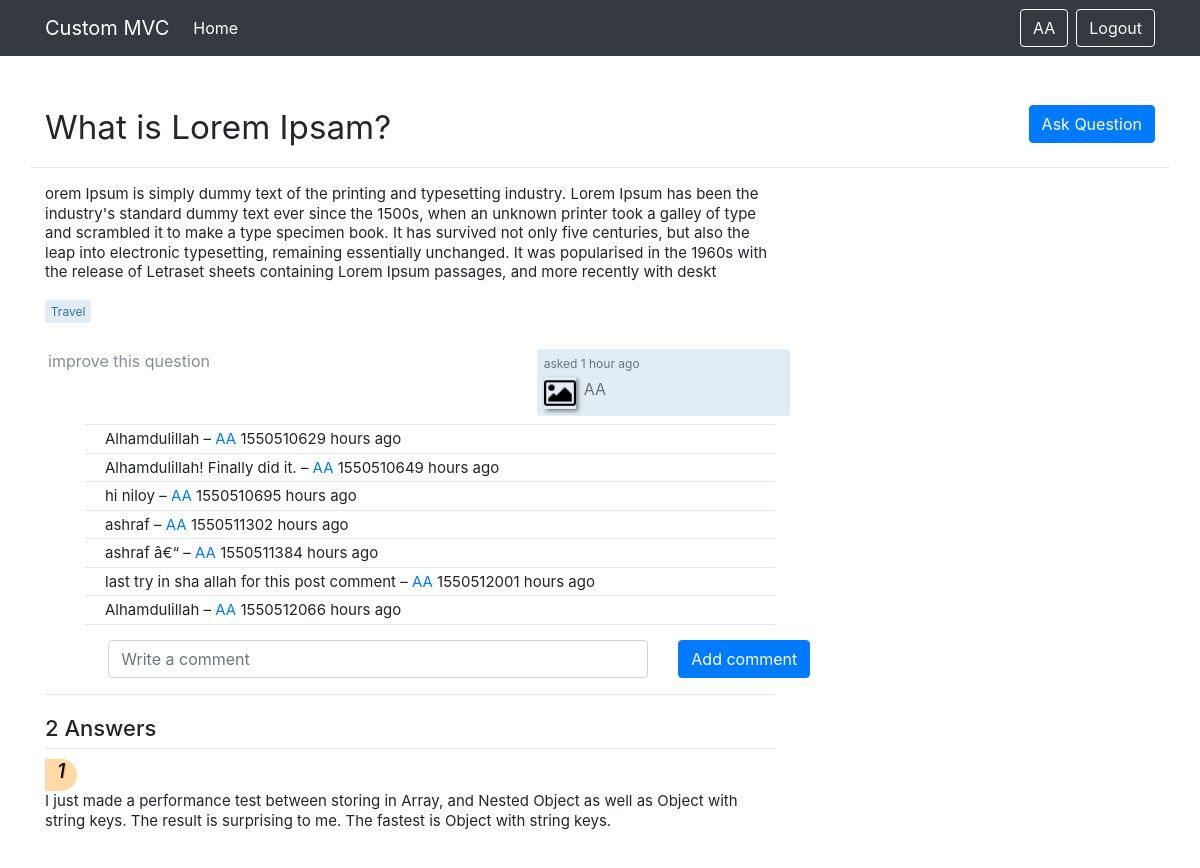
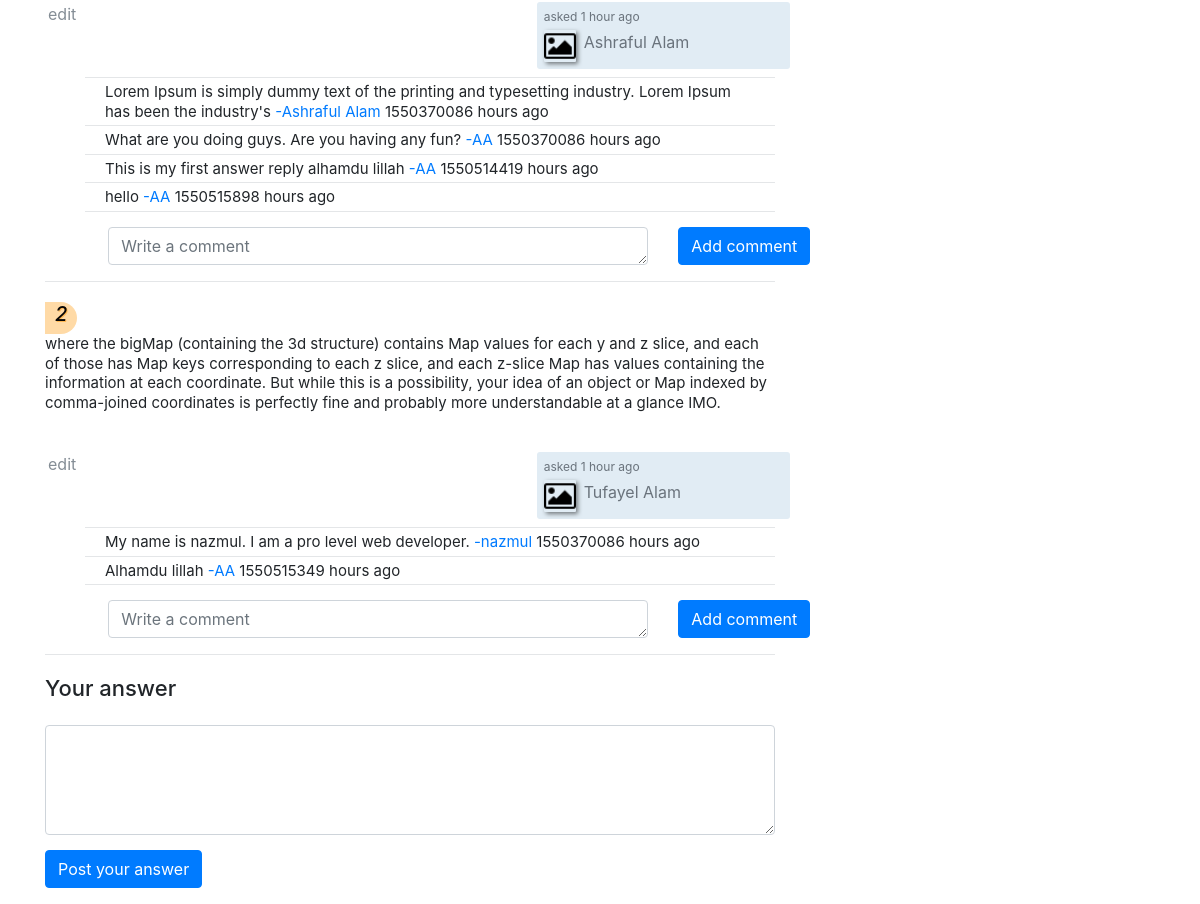
/PostController/postDetails?id=4 (signed in), run on the app's committed database (2 pictures, top to bottom).
### tables this page shows
CREATE TABLE `posts` (
  `id` int(15) NOT NULL,
  `user_id` int(15) NOT NULL,
  `cat_id` int(15) NOT NULL,
  `title` varchar(30) NOT NULL,
  `description` text NOT NULL
);

CREATE TABLE `categories` (
  `id` int(15) NOT NULL,
  `cat_title` varchar(30) NOT NULL
);

CREATE TABLE `users` (
  `id` int(15) NOT NULL,
  `name` varchar(30) NOT NULL,
  `email` varchar(30) NOT NULL,
  `password` varchar(256) NOT NULL,
  `hash` varchar(100) NOT NULL,
  `active` tinyint(1) NOT NULL
);

CREATE TABLE `post_comments` (
  `id` int(15) NOT NULL,
  `user_id` int(15) NOT NULL,
  `post_id` int(15) NOT NULL,
  `description` varchar(255) NOT NULL,
  `time` int(15) NOT NULL
);

CREATE TABLE `answers` (
  `id` int(15) NOT NULL,
  `user_id` int(15) NOT NULL,
  `post_id` int(15) NOT NULL,
  `description` text NOT NULL
);

CREATE TABLE `answer_comments` (
  `id` int(15) NOT NULL,
  `user_id` int(15) NOT NULL,
  `answer_id` int(15) NOT NULL,
  `description` varchar(255) NOT NULL,
  `time` int(15) NOT NULL
);

### config/load.php (called while the page is built, shortened)
<?php
class load {
	public function view ($name, $data = false) {
		include_once "templates/" . $name . ".php";
	}
	public function model ($name) {
		return new $name();
	}
}

### apps/mainmodel.php (called while the page is built, shortened)
<?php
  class mainmodel extends PDO{
		public function selectUserData($sql){
			$stat=$this->prepare($sql);
			$stat->execute();
			return $stat->fetchAll(PDO::FETCH_ASSOC);
		}
  }

### apps/PostModel.php (called while the page is built, shortened)
<?php
  include_once "config/database.php";
  class PostModel extends database {
    public function getPostData($post_table, $user_table, $category_table, $cond) {
      $sql = "SELECT $post_table.id, $user_table.name AS user_name, $category_table.cat_title AS category,  $post_table.title, $post_table.description
        FROM $post_table
        INNER JOIN $user_table on $post_table.user_id = $user_table.id
        INNER JOIN $category_table on $post_table.cat_id = $category_table.id
        WHERE $cond
        ORDER BY $post_table.id DESC";
      return $this->db->selectUserData($sql);
    }
    public function getPostCommentData($comment_table, $user_table, $cond) {
      $sql = "SELECT $user_table.name AS user_name, $comment_table.description, $comment_table.time
        FROM $comment_table
        INNER JOIN $user_table ON $comment_table.user_id = $user_table.id
        WHERE $cond";
    return $this->db->selectUserData($sql);
    }
    public function getAnswerCommentData($comment_table, $user_table, $answer_table, $cond) {
      $sql = "SELECT $user_table.name AS user_name, $answer_table.id AS answer_id, $comment_table.description, $comment_table.time
        FROM $comment_table
        INNER JOIN $user_table ON $comment_table.user_id = $user_table.id
        INNER JOIN $answer_table ON $comment_table.answer_id = $answer_table.id
        WHERE $cond";
    return $this->db->selectUserData($sql);
    }
    public function getAnswerData($answer_table, $user_table, $answerCond) {
      $sql = "SELECT $answer_table.id, $answer_table.user_id, $user_table.name, $answer_table.description
        FROM $answer_table
        INNER JOIN $user_table ON $answer_table.user_id = $user_table.id
        WHERE $answerCond";
    return $this->db->selectUserData($sql);
    }
  }

### config/maincontroller.php (called while the page is built, shortened)
<?php
  class maincontroller {
    function __construct() {
      $this->load = new load();
    }
  }

### config/database.php (called while the page is built, shortened)
<?php
  class database{
  	public function __construct(){
      $dbname = 'login';
      $host = 'localhost';
  		$username = 'root';
  		$password = '';
      $dsn = "mysql:dbname=$dbname; host=$host";
			$this->db= new mainmodel($dsn, $username, $password);
  	}
  }

### templates/post/postdetail/answers.php (the view, shortened to what this page needs)
<div class="answers">
  <h2 class="answer-subheader"><?php echo count($answers); ?> Answers</h2>
  <?php foreach ($answers as $answer) { ?>
  <div class="post">
    <div class="post-id"><h5><?php echo $answer['id']; ?></h5></div>
    <div class="post-text">
      <p><?php echo $answer['description']; ?></p>
    </div>
    <div class="row post-profile pt-4">
      <div class="col-md-8 post-menu">
        <a href="#" class="edit-post">edit</a>
      </div>
      <div class="col-md-4 user-info">
        <div class="user-action-time">
          asked 1 hour ago
        </div>
        <div class="user-picture">
          <img src="<?php echo BASE_URL; ?>/assets/images/user.png" alt="User" width="32" height="32">
        </div>
        <div class="user-details">
          <?php echo $answer['name']; ?>
        </div>
      </div>
    </div>
    <div class="post-comment mt-2">
      <div class="comments" id="answer-comment-div">
        <ul class="comment-list">
          <?php foreach ($answercomments as $answerComment) {
            if ($answerComment['answer_id'] == $answer['id']) {
              echo '<li class="comment-text">
                <span class="comment-body">'. $answerComment['description']       .'</span>
                <a href="#">-'. $answerComment['user_name'] .'</a>
                <span class="comment-date">'. $answerComment['time'].' hours ago</span>
              </li>';
            }
          } ?>
        </ul>
      </div>
    </div>
    <div class="post-comment-box">
      <form id="add-comment-to-answer-form" action="<?php echo BASE_URL; ?>/PostController/addCommentToAnswers" method="POST">
        <div class="form-group">
          <div class="row">
            <div class="col-md-1"></div>
            <?php if(isset($_SESSION['ownUserData']) || isset($_SESSION['access_token'])) {
            echo '
          <div class="col-md-9">
            <textarea class="form-control" name="answer-comment-box" id="answer-comment-box"  placeholder="Write a comment" rows=1 required></textarea>
            <input type="hidden" id="answerid" name="answerid" value="'.$answer['id'].'">
          </div>
          <div class="col-md-2">
            <button type="button" name="add-answer-comment-submit" class="btn btn-primary">Add comment</button>
          </div>';
          } else {
            echo '<div class="col-md-11 post-menu">
                <a href="#">add a comment</a>
              </div>';
          } ?>
          </div>
        </div>
      </form>
    </div>
  </div>
  <?php } ?>
</div>

### templates/post/postdetails.php (shortened to what this page needs)
<?php include('templates/main.php'); ?>
<div class="container">
  <div class="row mt-4">
    <div class="col-md-8 offset-md-2">
    </div>
  </div>
  <div class="row mt-4 post-head-section">
    <div class="col-md-8">
      <div class="">
        <a href="<?php echo BASE_URL."/PostController/addPost" ?>"><h1 class="post-header"><?php echo $post[0]['title']; ?></h1></a>
      </div>
    </div>
    <div class="col-md-4">
      <div class="d-flex flex-row-reverse">
        <a href="<?php echo BASE_URL."/PostController/addPost" ?>"><button class="btn btn-primary mb-4">Ask Question</button></a>
      </div>
    </div>
  </div>
  <div class="row">
    <div class="col-md-8">
      <?php include('templates/post/postdetail/post.php'); ?>
      <?php include('templates/post/postdetail/answers.php'); ?>
      <?php include('templates/post/postdetail/youranswer.php'); ?>
    </div>
    <div class="col-md-4">
    </div>
  </div>
</div>

### templates/post/postdetail/post.php (shortened to what this page needs)
<div class="post">
  <div class="post-text">
    <p><?php echo $post[0]['description']; ?></p>
  </div>
  <div class="post-taglist">
    <a href="#" class="post-tag"><?php echo $post[0]['category']; ?></a>
  </div>
  <div class="row post-profile pt-4">
    <div class="col-md-8 post-menu">
      <a href="#" class="edit-post">improve this question</a>
    </div>
    <div class="col-md-4 user-info">
      <div class="user-action-time">
        asked 1 hour ago
      </div>
      <div class="user-picture">
        <img src="<?php echo BASE_URL; ?>/assets/images/user.png" alt="User" width="32" height="32">
      </div>
      <div class="user-details">
        <?php echo $post[0]['user_name']; ?>
      </div>
    </div>
  </div>
  <div class="post-comment mt-2">
    <div class="comments" id="post-comment-div">
      <ul class="comment-list" id="add-post-comment-js">
        <?php foreach ($postcomments as $postComment) {
        echo '<li class="comment-text">
          <span class="comment-body">'. $postComment['description'] .' – </span>
          <a href="#">'. $postComment['user_name'] .'</a>
          <span class="comment-date">'. $postComment['time'].' hours ago</span>
        </li>';
        } ?>
      </ul>
    </div>
  </div>
  <div class="post-comment-box">
    <form id="add-comment-to-post-form" action="<?php echo BASE_URL; ?>/PostController/addCommentToPost" method="POST">
      <div class="form-group">
        <div class="row">
          <div class="col-md-1">
          </div>
          <?php if(isset($_SESSION['ownUserData']) || isset($_SESSION['access_token'])) {
            echo '
          <div class="col-md-9">
            <input class="form-control" name="post-comment-box" id="post-comment-box"  placeholder="Write a comment" rows=1 required></input>
            <input type="hidden" id="postid" name="postid" value="'.$_GET['id'].'">
          </div>
          <div class="col-md-2">
            <button type="button" name="add-post-comment-submit" id="add-post-comment-submit" class="btn btn-primary">Add comment</button>
          </div>';
          } else {
            echo '<div class="col-md-11 post-menu">
                <a href="#">add a comment</a>
              </div>';
          } ?>
        </div>
      </div>
    </form>
  </div>
</div>

### includes/css/app.css (style rules this page uses)
.post-head-section { clear: both; margin-bottom: 1em; border-bottom: 1px solid #E4E6E8; }
.post-header { color: #242729; font-size: 2.07692308rem; font-weight: normal; line-height: 1.37; margin-bottom: .5em; text-decoration: none; cursor: pointer; }
.post-text { margin-bottom: 5px; word-wrap: break-word; font-size: 15px; line-height: 1.3; }
.post-tag { font-size: 12px; color: #39739d; background-color: #E1ECF4; border-color: #E1ECF4; position: relative; display: inline-block; padding: .4em .4em; margin: 2px 2px 2px 0; line-height: 1; white-space: nowrap; text-decoration: none; text-align: center; border-width: 1px; border-style: solid; border-radius: 3px; }
.post-menu>a { padding: 0 3px 2px; color: #848D95; text-decoration: none; cursor: pointer; }
.user-info { border-radius: 3px; background-color: #E1ECF4; padding: 5px 6px 7px 7px; width: 200px; color: #6A737C; }
.user-action-time { margin-top: 1px; margin-bottom: 4px; font-size: 12px; white-space: nowrap; }
.user-picture { box-shadow: 2px 2px 4px rgba(12,13,14,0.5); border-collapse: separate; float: left; border-radius: 1px; }
.user-details { margin-left: 8px; width: calc(100% - 40px); float: left; }
.post { border-bottom: 1px solid #E4E6E8; margin-bottom: 20px; }
.comment-text { position: relative; display: block; padding: .25rem 1.25rem; margin-bottom: -1px; background-color: #fff; font-size: 15px; line-height: 1.3; border-bottom: 1px solid #E4E6E8; border-top: 1px solid #E4E6E8; }
.post-id { background: rgba(255, 150, 0, 0.35); color: rgb(7, 5, 5); font-weight: 700; font-style: italic; text-shadow: 1px 1px rgba(255, 150, 0, 0.5); border-radius: 0 0.675em 0.675em 0; font-size: 1.5em; text-align: center; padding-top: 0; left: -5%; top: -0.65em; height: 1.35em; width: 1.35em; }
.answer-subheader { clear: both; margin-bottom: 10px; height: 34px; border-bottom: 1px solid #E4E6E8; font-size: 22px; }

### data on the page
posts: title "What is Lorem Ipsam?", description "orem Ipsum is simply dummy text of the printing and typesetting industry. Lorem Ipsum has been the industry's standard dummy text ever since the 1500s, when an unknown printer took a galley of type and scrambled it to make a type specimen book. It has survived not only five centuries, but also the leap into electronic typesetting, remaining essentially unchanged. It was popularised in the 1960s with the release of Letraset sheets containing Lorem Ipsum passages, and more recently with deskt", categories.cat_title "Travel", user.name "AA"
post_comments: description "Alhamdulillah", user.name "AA", time "1550510629"
post_comments: description "Alhamdulillah! Finally did it.", user.name "AA", time "1550510649"
post_comments: description "hi niloy", user.name "AA", time "1550510695"
post_comments: description "ashraf", user.name "AA", time "1550511302"
post_comments: description "ashraf â€“", user.name "AA", time "1550511384"
post_comments: description "last try in sha allah for this post comment", user.name "AA", time "1550512001"
post_comments: description "Alhamdulillah", user.name "AA", time "1550512066"
answers: id "1", description "I just made a performance test between storing in Array, and Nested Object as well as Object with string keys. The result is surprising to me. The fastest is Object with string keys.", user.name "Ashraful Alam"
answer_comments: description "Lorem Ipsum is simply dummy text of the printing and typesetting industry. Lorem Ipsum has been the industry's", user.name "Ashraful Alam", time "1550370086"
answer_comments: description "What are you doing guys. Are you having any fun?", user.name "AA", time "1550370086"
answer_comments: description "This is my first answer reply alhamdu lillah", user.name "AA", time "1550514419"
answer_comments: description "hello", user.name "AA", time "1550515898"
answers: id "2", description "where the bigMap (containing the 3d structure) contains Map values for each y and z slice, and each of those has Map keys corresponding to each z slice, and each z-slice Map has values containing the information at each coordinate. But while this is a possibility, your idea of an object or Map indexed by comma-joined coordinates is perfectly fine and probably more understandable at a glance IMO.", user.name "Tufayel Alam"
answer_comments: description "My name is nazmul. I am a pro level web developer.", user.name "nazmul", time "1550370086"
answer_comments: description "Alhamdu lillah", user.name "AA", time "1550515349"

### other printed values
$_SESSION['ownUserData'][0]['name'] "AA"
count($answers) "2"
